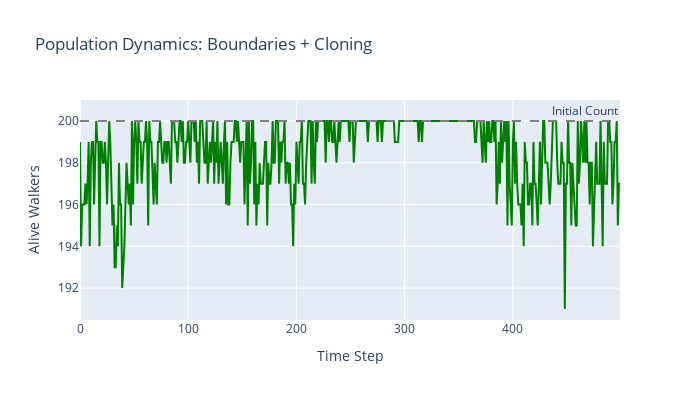

Notebook source saved alongside this figure:
### Markdown cell above
## Plot Evolution Metrics

### Code cell
# Plot alive walkers over time
alive_counts = [h['alive'] for h in history]
t_vals = [h['t'] for h in history]
fig = go.Figure()
fig.add_trace(go.Scatter(
    x=t_vals,
    y=alive_counts,
    mode='lines',
    name='Alive Walkers',
    line=dict(color='green', width=2)
))

fig.add_hline(y=N, line_dash="dash", line_color="gray", annotation_text="Initial Count")

fig.update_layout(
    title="Population Dynamics: Boundaries + Cloning",
    xaxis_title="Time Step",
    yaxis_title="Alive Walkers",
    height=400,
    width=700,
)

fig.show()

print(f"Population Statistics:")
print(f"  Initial: {N}")
print(f"  Final:   {int(alive_counts[-1])} ({100*alive_counts[-1]/N:.1f}%)")
print(f"  Min:     {int(min(alive_counts))}")
print(f"  Mean:    {sum(alive_counts)/len(alive_counts):.1f}")

### Figure 1 — Plotly figure (JSON) as saved in the notebook; plotly's stock layout.template omitted (floating-point values rounded to 4 significant figures; data arrays with more than 128 entries replaced by an {"elided": "..."} marker saying what was removed)
{"data": [{"line": {"color": "green", "width": 2}, "mode": "lines", "name": "Alive Walkers", "type": "scatter", "x": {"elided": "500 int values"}, "y": {"elided": "500 int values"}}], "layout": {"annotations": [{"showarrow": false, "text": "Initial Count", "x": 1, "xanchor": "right", "xref": "x domain", "y": 200, "yanchor": "bottom", "yref": "y"}], "height": 400, "shapes": [{"line": {"color": "gray", "dash": "dash"}, "type": "line", "x0": 0, "x1": 1, "xref": "x domain", "y0": 200, "y1": 200, "yref": "y"}], "title": {"text": "Population Dynamics: Boundaries + Cloning"}, "width": 700, "xaxis": {"title": {"text": "Time Step"}}, "yaxis": {"title": {"text": "Alive Walkers"}}}}
